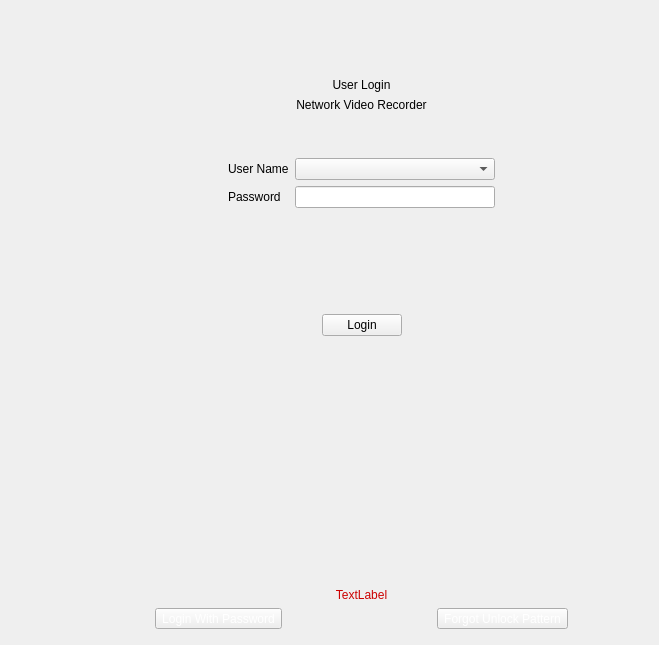
<?xml version="1.0" encoding="UTF-8"?>
<ui version="4.0">
 <class>MsLogin</class>
 <widget class="QWidget" name="MsLogin">
  <property name="geometry">
   <rect>
    <x>0</x>
    <y>0</y>
    <width>659</width>
    <height>645</height>
   </rect>
  </property>
  <property name="sizePolicy">
   <sizepolicy hsizetype="Preferred" vsizetype="Fixed">
    <horstretch>0</horstretch>
    <verstretch>0</verstretch>
   </sizepolicy>
  </property>
  <property name="windowTitle">
   <string>Form</string>
  </property>
  <layout class="QVBoxLayout" name="verticalLayout_2">
   <item>
    <widget class="QWidget" name="widget_loginBackground" native="true">
     <widget class="QWidget" name="wizard_content" native="true">
      <property name="geometry">
       <rect>
        <x>144</x>
        <y>67</y>
        <width>413</width>
        <height>551</height>
       </rect>
      </property>
      <property name="sizePolicy">
       <sizepolicy hsizetype="Preferred" vsizetype="Preferred">
        <horstretch>5</horstretch>
        <verstretch>9</verstretch>
       </sizepolicy>
      </property>
      <property name="styleSheet">
       <string notr="true">QWidget#widget_background
{
background-color: rgba(44, 44, 44, 94);
}</string>
      </property>
      <layout class="QVBoxLayout" name="verticalLayout">
       <item>
        <widget class="QLabel" name="label_mainTitle">
         <property name="text">
          <string>User Login</string>
         </property>
         <property name="alignment">
          <set>Qt::AlignCenter</set>
         </property>
        </widget>
       </item>
       <item>
        <widget class="QLabel" name="label_subTitle">
         <property name="text">
          <string>Network Video Recorder</string>
         </property>
         <property name="alignment">
          <set>Qt::AlignCenter</set>
         </property>
        </widget>
       </item>
       <item>
        <widget class="QWidget" name="widgetUserArea" native="true">
         <property name="sizePolicy">
          <sizepolicy hsizetype="Preferred" vsizetype="Expanding">
           <horstretch>0</horstretch>
           <verstretch>0</verstretch>
          </sizepolicy>
         </property>
         <layout class="QVBoxLayout" name="verticalLayout_4">
          <property name="spacing">
           <number>6</number>
          </property>
          <property name="topMargin">
           <number>40</number>
          </property>
          <property name="bottomMargin">
           <number>0</number>
          </property>
          <item>
           <layout class="QHBoxLayout" name="horizontalLayout_5">
            <item>
             <spacer name="horizontalSpacer_6">
              <property name="orientation">
               <enum>Qt::Horizontal</enum>
              </property>
              <property name="sizeHint" stdset="0">
               <size>
                <width>40</width>
                <height>20</height>
               </size>
              </property>
             </spacer>
            </item>
            <item>
             <layout class="QGridLayout" name="gridLayout_2">
              <property name="spacing">
               <number>6</number>
              </property>
              <item row="1" column="0">
               <widget class="QLabel" name="label_password">
                <property name="text">
                 <string>Password</string>
                </property>
               </widget>
              </item>
              <item row="0" column="1">
               <widget class="ComboBox" name="comboBox_user">
                <property name="sizePolicy">
                 <sizepolicy hsizetype="Preferred" vsizetype="Fixed">
                  <horstretch>3</horstretch>
                  <verstretch>0</verstretch>
                 </sizepolicy>
                </property>
                <property name="minimumSize">
                 <size>
                  <width>200</width>
                  <height>0</height>
                 </size>
                </property>
               </widget>
              </item>
              <item row="1" column="1">
               <widget class="MyLineEdit" name="lineEdit_password">
                <property name="echoMode">
                 <enum>QLineEdit::Password</enum>
                </property>
               </widget>
              </item>
              <item row="0" column="0">
               <widget class="QLabel" name="label_name">
                <property name="sizePolicy">
                 <sizepolicy hsizetype="Preferred" vsizetype="Preferred">
                  <horstretch>1</horstretch>
                  <verstretch>0</verstretch>
                 </sizepolicy>
                </property>
                <property name="text">
                 <string>User Name</string>
                </property>
               </widget>
              </item>
             </layout>
            </item>
            <item>
             <spacer name="horizontalSpacer_7">
              <property name="orientation">
               <enum>Qt::Horizontal</enum>
              </property>
              <property name="sizeHint" stdset="0">
               <size>
                <width>40</width>
                <height>20</height>
               </size>
              </property>
             </spacer>
            </item>
           </layout>
          </item>
          <item>
           <widget class="QWidget" name="widgetSpacer" native="true">
            <property name="sizePolicy">
             <sizepolicy hsizetype="Preferred" vsizetype="Expanding">
              <horstretch>0</horstretch>
              <verstretch>0</verstretch>
             </sizepolicy>
            </property>
           </widget>
          </item>
          <item>
           <layout class="QHBoxLayout" name="horizontalLayout">
            <item>
             <spacer name="horizontalSpacer">
              <property name="orientation">
               <enum>Qt::Horizontal</enum>
              </property>
              <property name="sizeHint" stdset="0">
               <size>
                <width>40</width>
                <height>20</height>
               </size>
              </property>
             </spacer>
            </item>
            <item>
             <widget class="QPushButton" name="pushButton_login">
              <property name="text">
               <string>Login</string>
              </property>
             </widget>
            </item>
            <item>
             <spacer name="horizontalSpacer_2">
              <property name="orientation">
               <enum>Qt::Horizontal</enum>
              </property>
              <property name="sizeHint" stdset="0">
               <size>
                <width>40</width>
                <height>20</height>
               </size>
              </property>
             </spacer>
            </item>
           </layout>
          </item>
          <item>
           <widget class="QWidget" name="widgetPatternContent" native="true">
            <layout class="QHBoxLayout" name="horizontalLayout_4">
             <property name="spacing">
              <number>0</number>
             </property>
             <property name="leftMargin">
              <number>0</number>
             </property>
             <property name="topMargin">
              <number>0</number>
             </property>
             <property name="rightMargin">
              <number>0</number>
             </property>
             <property name="bottomMargin">
              <number>0</number>
             </property>
             <item>
              <spacer name="horizontalSpacer_4">
               <property name="orientation">
                <enum>Qt::Horizontal</enum>
               </property>
               <property name="sizeHint" stdset="0">
                <size>
                 <width>40</width>
                 <height>20</height>
                </size>
               </property>
              </spacer>
             </item>
             <item>
              <widget class="GustureLock" name="widget_pattern" native="true">
               <property name="minimumSize">
                <size>
                 <width>240</width>
                 <height>240</height>
                </size>
               </property>
               <property name="maximumSize">
                <size>
                 <width>240</width>
                 <height>240</height>
                </size>
               </property>
               <layout class="QHBoxLayout" name="horizontalLayout_2">
                <property name="leftMargin">
                 <number>0</number>
                </property>
                <property name="topMargin">
                 <number>0</number>
                </property>
                <property name="rightMargin">
                 <number>0</number>
                </property>
                <property name="bottomMargin">
                 <number>0</number>
                </property>
               </layout>
              </widget>
             </item>
             <item>
              <spacer name="horizontalSpacer_5">
               <property name="orientation">
                <enum>Qt::Horizontal</enum>
               </property>
               <property name="sizeHint" stdset="0">
                <size>
                 <width>40</width>
                 <height>20</height>
                </size>
               </property>
              </spacer>
             </item>
            </layout>
           </widget>
          </item>
          <item>
           <widget class="QLabel" name="label_info">
            <property name="styleSheet">
             <string notr="true">color: rgb(204, 0, 0);</string>
            </property>
            <property name="text">
             <string>TextLabel</string>
            </property>
            <property name="alignment">
             <set>Qt::AlignCenter</set>
            </property>
           </widget>
          </item>
         </layout>
        </widget>
       </item>
       <item>
        <layout class="QHBoxLayout" name="horizontalLayout_3">
         <item>
          <widget class="QToolButton" name="toolButton_loginWay">
           <property name="styleSheet">
            <string notr="true">color: rgb(255, 255, 255);</string>
           </property>
           <property name="text">
            <string>Login With Password</string>
           </property>
          </widget>
         </item>
         <item>
          <spacer name="horizontalSpacer_3">
           <property name="orientation">
            <enum>Qt::Horizontal</enum>
           </property>
           <property name="sizeHint" stdset="0">
            <size>
             <width>40</width>
             <height>20</height>
            </size>
           </property>
          </spacer>
         </item>
         <item>
          <widget class="QToolButton" name="toolButton_forgot">
           <property name="styleSheet">
            <string notr="true">color: rgb(255, 255, 255);</string>
           </property>
           <property name="text">
            <string>Forgot Unlock Pattern</string>
           </property>
          </widget>
         </item>
        </layout>
       </item>
      </layout>
     </widget>
    </widget>
   </item>
  </layout>
 </widget>
 <customwidgets>
  <customwidget>
   <class>ComboBox</class>
   <extends>QComboBox</extends>
   <header>combobox.h</header>
  </customwidget>
  <customwidget>
   <class>MyLineEdit</class>
   <extends>QLineEdit</extends>
   <header>mylineedit.h</header>
  </customwidget>
  <customwidget>
   <class>GustureLock</class>
   <extends>QWidget</extends>
   <header>gusturelock.h</header>
   <container>1</container>
  </customwidget>
 </customwidgets>
 <tabstops>
  <tabstop>comboBox_user</tabstop>
  <tabstop>lineEdit_password</tabstop>
  <tabstop>pushButton_login</tabstop>
 </tabstops>
 <resources/>
 <connections/>
</ui>
